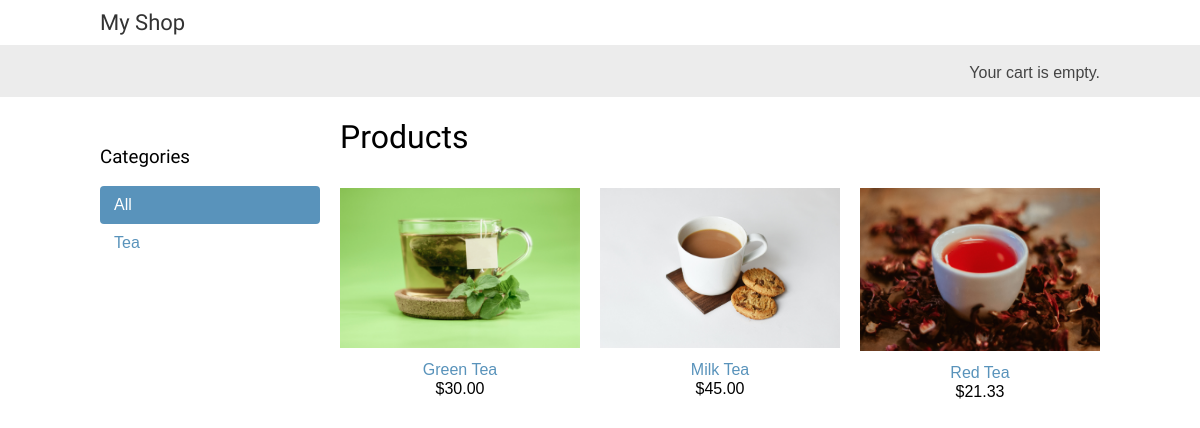
The app's page /, older data.
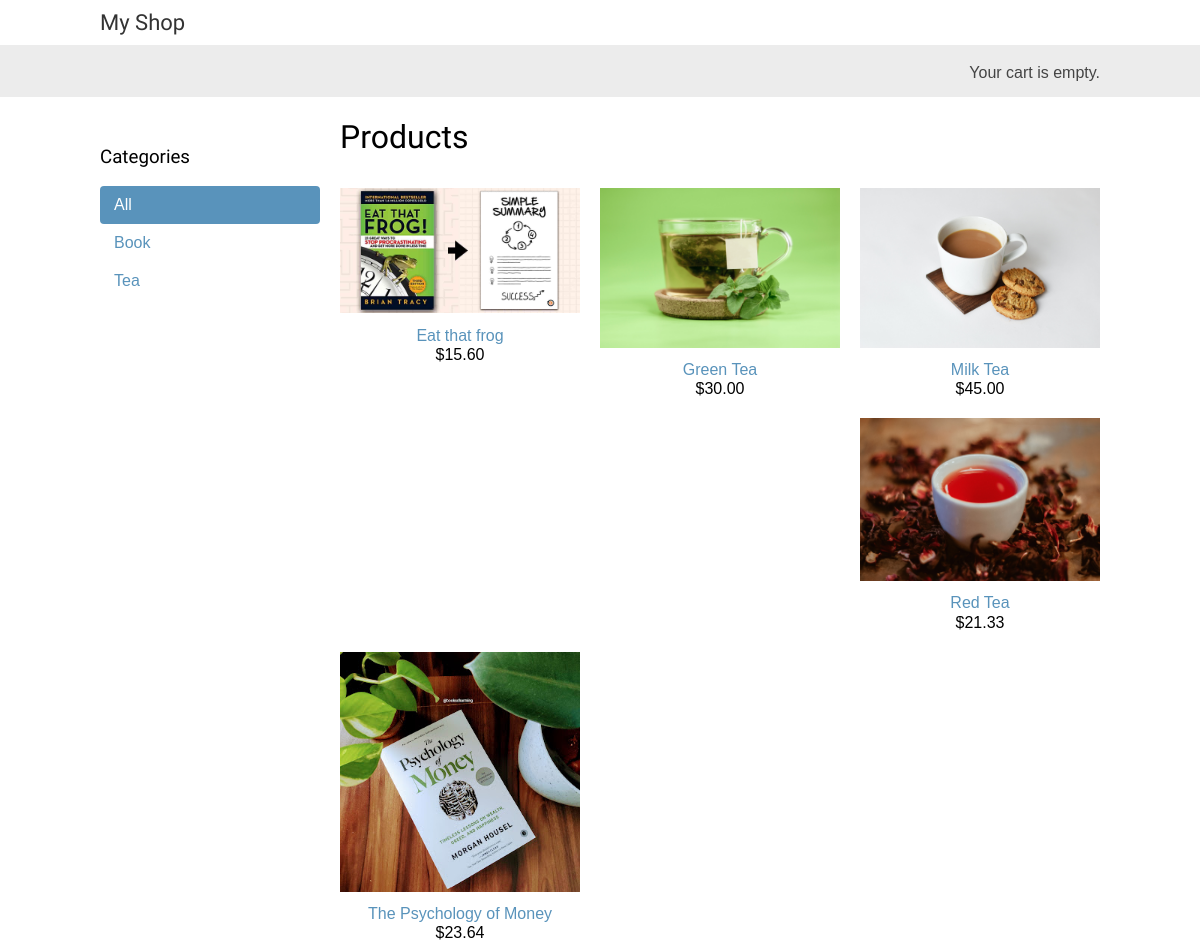
The same page, newer data.
### shop/models.py (models this page shows, shortened)
class Category(models.Model):
    name = models.CharField(max_length=200)
    slug = models.SlugField(max_length=200,unique=True)
    class Meta:
        ordering = ['name']
        indexes = [
            models.Index(fields=['name']),
        ]
        verbose_name = 'category'
        verbose_name_plural = 'categories'
    def get_absolute_url(self):
        return reverse('shop:product_list_by_category',args=[self.slug])

class Product(models.Model):
    category = models.ForeignKey(Category,related_name='products',on_delete=models.CASCADE)
    name = models.CharField(max_length=200)
    slug = models.SlugField(max_length=200)
    image = models.ImageField(upload_to='product/%Y/%m/%d',blank=True)
    description = models.TextField(blank=True)
    price = models.DecimalField(max_digits=10,decimal_places=2)
    available = models.BooleanField(default=True)
    created = models.DateTimeField(auto_now_add=True)
    updated = models.DateTimeField(auto_now=True)
    class Meta:
        ordering = ['name']
        indexes = [
            models.Index(fields=['id','slug']),
            models.Index(fields=['name']),
            models.Index(fields=['-created']),
        ]
    def get_absolute_url(self):
        return reverse('shop:product_detail',args=[self.id,self.slug])

### shop/views.py (the view)
# urls.py: path('',views.product_list,name='product_list'),
def product_list(request,category_slug = None):
    category = None
    categories = Category.objects.all()
    products = Product.objects.filter(available=True)
    if category_slug:
        category = get_object_or_404(Category,slug =category_slug)
        products = products.filter(category=category)
    return render(request,'shop/product/list.html',{'category':category,'categories':categories,'products':products})

### cart/cart.py (called while the page is built)
    def __len__(self):
        return sum(item['quantity'] for item in self.cart.values())

### cart/context_processor.py (called while the page is built)
def cart(request):
    return {'cart':Cart(request)}

### shop/templates/shop/product/list.html (shortened to what this page needs)
{% extends "shop/base.html" %}
{% load static %}
{% block content %}
    <div id="sidebar">
        <h3>Categories</h3>
        <ul>
            <li {% if not category %} class="selected" {% endif %}>
                <a href="{% url 'shop:product_list' %}"> All </a>
            </li>
            {% for c in categories %}
            <li {% if category.slug == c.slug %} class="selected" {% endif %}>
                <a href="{{ c.get_absolute_url }}">{{c.name}}</a>
            </li>
            {% endfor %}
        </ul>
    </div>
    <div id="main" class="product-list">
        <h1>
            {% if category %}{{ category.name }}{% else %}Products{% endif %}
        </h1>
        {% for product in products %}
            <div class="item">
                <a href="{{ product.get_absolute_url }}">
                    <img src="{% if product.image %}{{ product.image.url }}{% else %}{% static 'img/no_image.png'%}{% endif %}" alt="">
                    <a href="{{ product.get_absolute_url }}">{{ product.name}}</a>
                    <br>
                    ${{ product.price }}
                </a>
            </div>
        {% endfor %}
    </div>
{% endblock content %}

### shop/templates/shop/base.html (shortened to what this page needs)
{% load static %}
<!DOCTYPE html>
<html lang="en">
<head>
    <link rel="stylesheet" href="{% static 'css/base.css' %}">
</head>
<body>
    <div id="header">
        <a href="/" class="logo">My Shop</a>
    </div>
    <div id="subheader">
        <div class="cart">
       {% with total_items=cart|length%}
            {% if total_items > 0 %}
                Your Cart:
                <a href="{%url 'cart:cart_detail'%}">{{total_items}} item{{total_items|pluralize}},${{cart.get_total_price}}</a>
            {% elif not order %}
            Your cart is empty.
            {% endif %}
       {% endwith%}
        </div>
    </div>
    <div id="content">
    {% block content %}
    {% endblock content %}
    </div>
</body>
</html>

### shop/static/css/base.css (style rules this page uses)
body { margin:0; padding:0; font-family:helvetica, sans-serif; }
h1, h2, h3, h4, h5 , h6 { font-family: 'Ubuntu', sans-serif; font-weight:normal; }
a { text-decoration:none; color:#5993bb; }
#header { padding:10px 100px; font-size:18px; overflow:auto; }
#subheader { background:#ececec; color:#444; padding:15px 100px; overflow:auto; }
#header .logo { font-family: 'Ubuntu', sans-serif; float:left; color:#333; font-size:22px; margin-right:10%; }
#subheader .cart { float:right; padding-top:4px; }
#content { padding:0 100px; overflow:hidden; }
#sidebar { width:220px; padding:30px 20px 0 0; float:left; }
#sidebar ul { margin:0; padding:0; }
#sidebar ul li { margin:0; list-style:none; padding:10px 14px; }
#sidebar ul li a { display:block; }
#sidebar ul li.selected { background:#5993bb; border-radius:4px; }
#sidebar ul li.selected a { color:#fff; }
#main { float:left; width: 96%; margin-right:-220px; overflow:hidden; }
.product-list .item { width:25%; padding:10px 20px 10px 0; float:left; text-align:center; line-height:1.2; }
.product-list .item img { width:100%; margin-bottom:8px; }

Row changes from the older to the newer data that the page shows:
added Category: name "Book"
added Product: image (picture), name "Eat that frog", price "15.60"
added Product: image (picture), name "The Psychology of Money", price "23.64"
